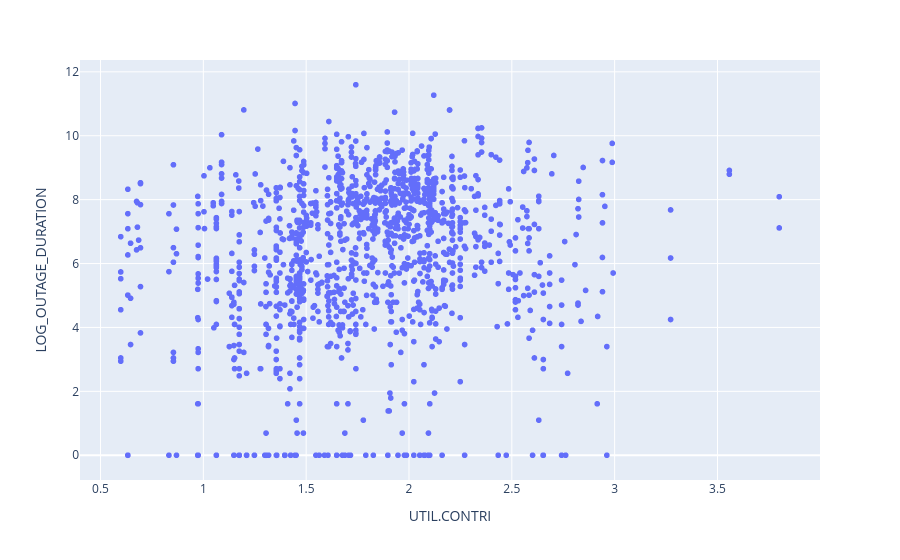

The code cell stored with this chart in its notebook:
### Code cell
logs.plot(kind='scatter', x='UTIL.CONTRI', y='LOG_OUTAGE_DURATION')

### Figure 1 — Plotly figure (JSON) as saved in the notebook; plotly's stock layout.template omitted (floating-point values rounded to 4 significant figures; data arrays with more than 128 entries replaced by an {"elided": "..."} marker saying what was removed)
{"data": [{"hovertemplate": "UTIL.CONTRI=%{x}<br>LOG_OUTAGE_DURATION=%{y}<extra></extra>", "legendgroup": "", "marker": {"color": "#636efa", "symbol": "circle"}, "mode": "markers", "name": "", "showlegend": false, "type": "scattergl", "x": {"elided": "1534 float values"}, "xaxis": "x", "y": {"elided": "1534 float values"}, "yaxis": "y"}], "layout": {"legend": {"tracegroupgap": 0}, "margin": {"t": 60}, "xaxis": {"anchor": "y", "domain": [0, 1], "title": {"text": "UTIL.CONTRI"}}, "yaxis": {"anchor": "x", "domain": [0, 1], "title": {"text": "LOG_OUTAGE_DURATION"}}}}
